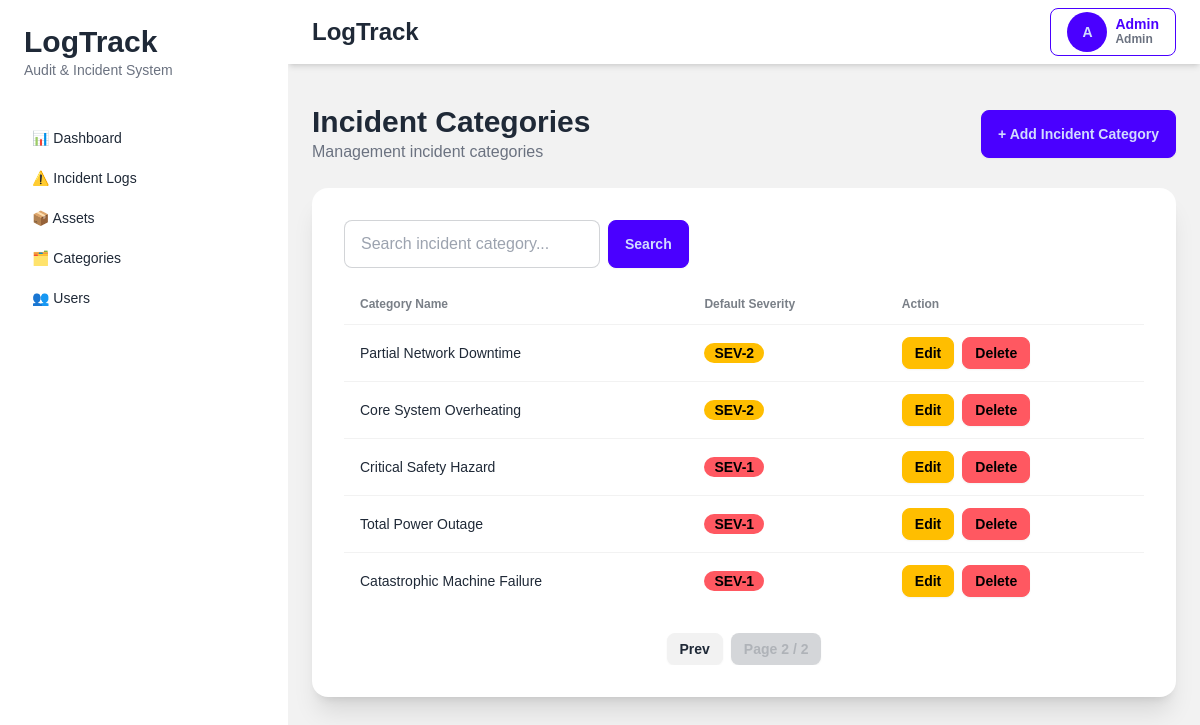
The app's page /incident_categories?page=2&q= (signed in) with its own data.
### tables this page shows
CREATE TABLE incident_categories (

    id INTEGER PRIMARY KEY AUTOINCREMENT,

    category_name VARCHAR(255) NOT NULL,

    default_severity VARCHAR(50) NOT NULL,

    created_at DATETIME,

    updated_at DATETIME,

    is_deleted INTEGER DEFAULT 0
);

### app/controllers/incident_category_controller.py (the view, shortened to what this page needs)
def incident_category_index():
    conn = None
    try:
        conn = get_db_connection()
        role = session.get("role")
        role = int(role) if role is not None else 2
        page = request.args.get("page", 1, type=int)
        q = request.args.get("q", "")
        limit = 10
        offset = (page - 1) * limit
        if role == 0:
            base_query = "FROM incident_categories WHERE 1=1"
        else:
            base_query = "FROM incident_categories WHERE is_deleted = 0"
        params = []
        if q:
            base_query += " AND (category_name LIKE ? OR default_severity LIKE ?)"
            params.extend([f"%{q}%", f"%{q}%"])
        total = conn.execute(
            f"SELECT COUNT(*) {base_query}",
            params
        ).fetchone()[0]
        incident_categories = conn.execute(
            f"""
            SELECT *
            {base_query}
            ORDER BY id DESC
            LIMIT ? OFFSET ?
            """,
            params + [limit, offset]
        ).fetchall()
        total_pages = (total + limit - 1) // limit
        return render_template(
            "incident_categories/index.html",
            incident_categories=incident_categories,
            page=page,
            total_pages=total_pages,
            q=q,
            role=role
        )
    finally:
        if conn:
            conn.close()

### app/app.py (called while the page is built)
def create_app():
    app = Flask(__name__)
    app.config.from_object(
        "app.config.Config"
    )
    app.add_template_filter(
        timesince,
        "timesince"
    )
    @app.context_processor
    def inject_user():
        return {
            "role": session.get("role"),
            "user_name": session.get("name"),
            "user_id": session.get("user_id")
        }
    from app.routes.web import register_routes
    register_routes(app)
    return app

### app/database/connection.py (called while the page is built)
def get_db_connection():
    conn = sqlite3.connect(
        Config.DATABASE_PATH,
        timeout=30,
        isolation_level=None,
        check_same_thread=False
    )
    conn.row_factory = sqlite3.Row
    conn.execute("PRAGMA foreign_keys = ON")
    conn.execute("PRAGMA journal_mode = WAL")
    return conn

### app/templates/incident_categories/index.html (shortened to what this page needs)
{% extends "layouts/app.html" %}  {% block content %}
<div class="flex items-center justify-between mb-6">
  <div>
    <h1 class="text-3xl font-bold">Incident Categories</h1>
    <p class="text-gray-500">Management incident categories</p>
  </div>
  <a href="/incident_categories/create" class="btn btn-primary">
    + Add Incident Category
  </a>
</div>
<div class="card bg-base-100 shadow-xl">
  <div class="card-body">
    <div class="overflow-x-auto">
      <form method="GET" class="flex gap-2 mb-4">
        <input
          type="text"
          name="q"
          value="{{ q }}"
          placeholder="Search incident category..."
          class="input input-bordered w-64" />
        <button class="btn btn-primary">Search</button>
      </form>
      <table class="table">
        <thead>
          <tr>
            <th>Category Name</th>
            <th>Default Severity</th>
            <th>Action</th>
          </tr>
        </thead>
        <tbody>
          {% for incident_category in incident_categories %}
          <tr>
            <td>{{ incident_category.category_name }}</td>
            <td>
              {% if incident_category.default_severity == 'SEV-1' %}
              <div class="badge badge-error text-black font-bold">SEV-1</div>
              {% elif incident_category.default_severity == 'SEV-2' %}
              <div class="badge badge-warning text-black font-bold ">SEV-2</div>
              {% elif incident_category.default_severity == 'SEV-3' %}
              <div class="badge badge-info text-black font-bold">SEV-3</div>
              {% elif incident_category.default_severity == 'SEV-4' %}
              <div class="badge badge-success text-black font-bold">SEV-4</div>
              {% elif incident_category.default_severity == 'SEV-5' %}
              <div class="badge bg-gray-300 text-gray-900 font-bold whitespace-nowrap">
                SEV-5
              </div>
              {% else %}
              <div class="badge badge-outline">
                {{ incident_category.default_severity }}
              </div>
              {% endif %}
            </td>
            <td class="flex gap-2">
              <a
                href="/incident_categories/{{ incident_category.id }}/edit"
                class="btn btn-warning btn-sm">
                Edit
              </a>
              {% if role != 2 and incident_category.is_deleted == 0 %}
              <button
                class="btn btn-error btn-sm"
                onclick="openModal('delete', {{ incident_category.id }})">
                Delete
              </button>
              {% endif %}
            </td>
          </tr>
          {% endfor %}
        </tbody>
      </table>
      <div class="flex justify-center mt-6 gap-2">
        {% if page > 1 %}
        <a
          href="/incident_categories?page={{ page - 1 }}&q={{ q }}"
          class="btn btn-sm">
          Prev
        </a>
        {% endif %}
        <span class="btn btn-sm btn-disabled">
          Page {{ page }} / {{ total_pages }}
        </span>
      </div>
    </div>
  </div>
</div>
{% endblock %}

### app/static/css/app.css (style rules this page uses)
body { font-family: sans-serif; }

### records on screen
incident_categories: category_name "Partial Network Downtime", default_severity "SEV-2"
incident_categories: category_name "Core System Overheating", default_severity "SEV-2"
incident_categories: category_name "Critical Safety Hazard", default_severity "SEV-1"
incident_categories: category_name "Total Power Outage", default_severity "SEV-1"
incident_categories: category_name "Catastrophic Machine Failure", default_severity "SEV-1"

### other values on screen
{{ session["name"][0]|upper }} "A"
{{ session["name"] }} "Admin"
{{ page }} "2"
{{ total_pages }} "2"
